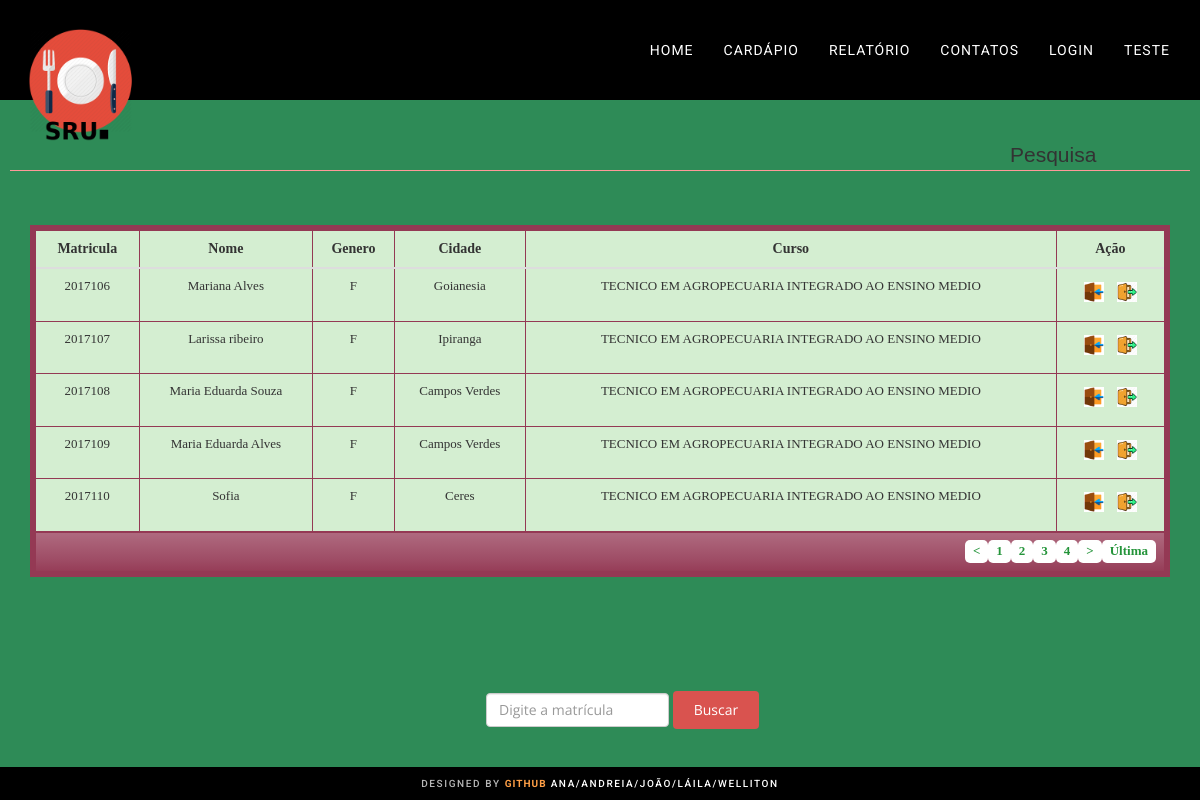
The app's page /index.php/homeController/resultado/5 with its own data.
### tables this page shows
CREATE TABLE IF NOT EXISTS `Usuario` (
  `idUsuario` INT NOT NULL AUTO_INCREMENT,
  `matricula` VARCHAR(45) NOT NULL,
  `nome` VARCHAR(60) NOT NULL,
  `genero` CHAR NULL,
  `cidadeOrigem` VARCHAR(45) NULL,
  `curso` VARCHAR(100) NULL,
  `idPerfil` INT NOT NULL,
  INDEX `fk_Usuarios_Perfil_idx` (`idPerfil` ASC),
  PRIMARY KEY (`idUsuario`),
  CONSTRAINT `fk_Usuarios_Perfil`
    FOREIGN KEY (`idPerfil`)
    REFERENCES `Perfil` (`idPerfil`)
    ON DELETE NO ACTION
    ON UPDATE NO ACTION);

### index.php (called while the page is built, shortened)
<?php
require_once BASEPATH.'core/CodeIgniter.php';

### application/libraries/Template.php (called while the page is built, shortened)
<?php
class Template {
    function show($view, $data = array()) {
        $CI = & get_instance();
        $CI->load->view('template/header', $data);
        $CI->load->view($view, $data);
        $CI->load->view('template/footer', $data);
        $CI->load->view('template/scripts', $data);
    }
}

### application/models/Usuario_model.php (called while the page is built, shortened)
<?php
class Usuario_model extends CI_Model
{
    public function get_limite($limit, $start) {
        $this->db->limit($limit, $start);
        $query = $this->db->get("Usuario");
        return $query->result();
    }
}

### application/views/usuario/resultadoBusca.php (the view, shortened to what this page needs)
<div class="container table-responsive">
    <table class="table  table-hover">
        <tr class="tr">
            <th>Matricula</th>
            <th>Nome</th>
            <th>Genero</th>
            <th>Cidade</th>
            <th>Curso</th>
            <th>Ação</th>
        </tr>
 <?php
        if(isset($listagem)){
        ?>
        <tbody id="tbody">
            <?php foreach ($listagem as $resultado) : ?>
                <tr>
                    <td><?php echo $resultado->matricula; ?></td>
                    <td><?php echo $resultado->nome; ?></td>
                    <td><?php echo $resultado->genero; ?></td>
                    <td><?php echo $resultado->cidadeOrigem; ?></td>
                    <td><?php echo $resultado->curso; ?></td>
                    <td>
                        <a href="<?php echo base_url(); ?>index.php/movimento_controller/entrada/<?=$resultado->idUsuario?>">
                            <input type="image" src="<?php echo base_url(); ?>assets/images/entrada.png" class="iconTable">
                        </a>
                        <a href="<?php echo base_url(); ?>index.php/movimento_controller/saida/<?=$resultado->idUsuario?>">
                            <input type="image" src="<?php echo base_url(); ?>assets/images/saida.png" class="iconTable">
                        </a>
                    </td>
                <?php endforeach; ?>
                </tr>
        <tfoot>
            <tr>
                <td colspan="10">
                    <div class="links">
                    <?= $this->pagination->create_links();?>
                        </div>
                </td>
            </tr>
        </tfoot>
        </tbody>
        <?php
        }
        ?>
    </table>
    <?php
        include("BuscarUsuario.php");
    ?>
</div>

### application/controllers/HomeController.php (shortened to what this page needs)
<?php
class HomeController extends CI_Controller
{
    public function resultado()
    {
        if (!empty($_POST['busca'])) {
            if ($_POST['busca'] != "") {
                $data['listagem'] = $this->usuario_model->getMatricula($_POST['busca']);
            }
        } else {
            $config['per_page'] = 5;
            $config['cur_tag_open'] = '<a>';
            $config['cur_tag_close'] = '</a>';
            $page = ($this->uri->segment(3)) ? $this->uri->segment(3) : 0;
            $data['listagem'] = $this->usuario_model->get_limite($config["per_page"], $page);
        }
        $data['titulo'] = "Pesquisa";
        $this->template->show('usuario/resultadoBusca', $data);
    }
}

### application/views/template/header.php (shortened to what this page needs)
<!DOCTYPE html>
<html lang="pt-br">
    <head>
        <link href="<?= base_url('assets/css/bootstrap.min.css') ?>" rel="stylesheet">
        <link rel="stylesheet" href="<?= base_url('assets/css/font-awesome.min.css') ?>">
        <link href="<?= base_url('assets/css/owl.carousel.css') ?>" rel="stylesheet">
        <link href="<?= base_url('assets/css/owl.theme.default.min.css') ?>"  rel="stylesheet">
        <link href="<?= base_url('assets/css/style.css') ?>" rel="stylesheet">
        <link href="<?= base_url('assets/css/estilo.css') ?>" rel="stylesheet">
        <link href="<?= base_url('assets/css/bootstrap-datepicker.css') ?>" rel="stylesheet">
        <link href="<?= base_url('assets/css/bootstrap-datepicker.css') ?>" rel="stylesheet">
    </head>
    <body id="page-top">
        <header>
            <nav class="navbar navbar-default navbar-fixed-top">
                <div class="container">
                    <div class="navbar-header ">
                        <a class="navbar-brand page-scroll" href="<?= base_url() ?>"><img src="<?= base_url() ?>assets/images/logoo.png" class="logo-sru" alt="SRU theme logo"></a>
                    </div>
                    <div class="collapse navbar-collapse" id="bs-example-navbar-collapse-1">
                        <ul class="nav navbar-nav navbar-right">
                            <li>
                                <a class="page-scroll" href="<?= base_url() ?>">Home</a>
                            </li>
                            <li>
                                <a class="dropdown-toggle" data-toggle="dropdown" aria-haspopup="true" aria-expanded="false">Cardápio</a>
                            </li>
                            <li>
                                <a class="page-scroll" href="#">Relatório</a>
                            </li>
                            <li>
                                <a class="page-scroll" href="#">Contatos</a>
                            </li>
                            <li>
                                <a class="dropdown-toggle" data-toggle="dropdown" aria-haspopup="true" aria-expanded="false">Login</a>
                            </li>
                            <li>
                                <a class="dropdown-toggle" data-toggle="dropdown" aria-haspopup="true" aria-expanded="false">Teste</a>
                            </li>
                        </ul>
                    </div>
                </div>
            </nav>
        </header>
        <fieldset>
            <legend><?php echo $titulo ?>            </legend>

### application/views/usuario/BuscarUsuario.php (shortened to what this page needs)
?><!DOCTYPE html>
<div class="form-row homeBusca">
    <div class="form-group form-inline">
        <form action="<?= base_url('index.php/homeController/resultado/') ?>" method="post">
            <input id="busca" name="busca" placeholder="Digite a matrícula" class="form-control" type="text">
            <button type="submit" class="btn btn-danger">Buscar</button>
        </form>
    </div>
</div>

### application/views/template/footer.php
</fieldset>
<footer class="navbar-fixed-bottom ">
    <div class="container text-center">
        <p>Designed by <a href="https://github.com/prof-lucas-faria/projeto-sru"><span>GitHUb</span> Ana/Andreia/João/Láila/Welliton</a></p>
    </div>
</footer>

### application/views/template/scripts.php (shortened to what this page needs)
</body>
</html>

### assets/css/style.css (style rules this page uses)
body { padding-top: 140px; padding-left: 10px; padding-right: 10px; padding-bottom: 00px; background-color: #009966; font-family: "Open Sans", Sans-serif; }
p { font-family: 'Roboto', sans-serif; font-size: 15px; font-weight: 300; line-height: 23px; letter-spacing: 0.2px; color: #797979; }
a, a:hover, a:focus, a:active, a.active { outline: 0; }
.navbar-default { background-color: #222; border-color: transparent }
.navbar-default .navbar-brand { color: #fff; font-family: "Montserrat",sans-serif; padding: 0px; }
.navbar-default .navbar-collapse { border-color: rgba(255,255,255,.02) }
.navbar-default .nav li a { font-family: "Roboto",sans-serif; text-transform: uppercase; font-weight: 400; letter-spacing: 1px; color:#fff }
@media (min-width:768px) { .navbar-default { background-color: #000; padding: 25px 0; -webkit-transition:padding .3s; -moz-transition:padding .3s; transition:padding .3s; border:0 } }
@media (min-width:768px) { .navbar-default .navbar-brand { font-size: 2em; -webkit-transition:all .3s; -moz-transition:all .3s; transition:all .3s } }
header { background-image: url(../images/demo/bg-main.jpg); background-repeat: none; background-attachment: scroll; background-position: center center; -webkit-background-size: cover; -moz-background-size: cover; background-size: cover; -o-background-size: cover; text-align: center; color: #fff; }
footer { padding: 5px; background-color: #000; position: fixed; }
footer p { color: #B7B7B7; margin: 0; font-size: 10px; text-transform: uppercase; font-weight: 500; letter-spacing: 1.6px; }
footer p a { color: #fff; }
footer p a span { color: #FF9F46; font-size: 10px; letter-spacing: 1px; font-weight: 700; }
.btn { display: inline-block; padding: 8px 20px; margin-bottom: 0; font-size: 14px; font-weight: 400; line-height: 1.42857143; text-align: center; white-space: nowrap; vertical-align: middle; -ms-touch-action: manipulation; touch-action: manipulation; cursor: pointer; -webkit-user-select: none; -moz-user-select: none; -ms-user-select: none; user-select: none; background-image: none; border: 1px solid transparent; border-radius: 4px; }
legend { border-color: #ff9999; font-family: "vanilla",sans-serif; }

### assets/css/estilo.css (style rules this page uses)
body { background-color:#2E8B57; }
table { font-family: Georgia, serif; border: 6px solid #943954; background-color: #D4EED1; width: 100%; text-align: center; margin-top: 3%; }
table td, th { border: 1px solid #943954; padding: 3px 2px; text-align: center; }
table tbody td { font-size: 13px; }
table tfoot { font-size: 13px; font-weight: bold; color: #F0F0F0; background: #943954; background: -moz-linear-gradient(top, #af6a7f 0%, #9e4c65 66%, #943954 100%); background: -webkit-linear-gradient(top, #af6a7f 0%, #9e4c65 66%, #943954 100%); background: linear-gradient(to bottom, #af6a7f 0%, #9e4c65 66%, #943954 100%); border-top: 1px solid #24943A; }
table tfoot .links { text-align: right; }
table tfoot .links a { display: inline-block; background: #FFFFFF; color: #24943A; padding: 2px 8px; border-radius: 5px; }
.logo-sru { width: 120px; height: 120px; margin-bottom: 10px }
legend { padding-left: 1000px; }
.iconTable { width: 30px; height: 30px; padding: 5px }
.homeBusca { margin-top: 10%; margin-left: 40%; }

### records on screen
usuario: matricula "2017106", nome "Mariana Alves", genero "F", cidadeOrigem "Goianesia", curso "TECNICO EM AGROPECUARIA INTEGRADO AO ENSINO MEDIO"
usuario: matricula "2017107", nome "Larissa ribeiro", genero "F", cidadeOrigem "Ipiranga", curso "TECNICO EM AGROPECUARIA INTEGRADO AO ENSINO MEDIO"
usuario: matricula "2017108", nome "Maria Eduarda Souza", genero "F", cidadeOrigem "Campos Verdes", curso "TECNICO EM AGROPECUARIA INTEGRADO AO ENSINO MEDIO"
usuario: matricula "2017109", nome "Maria Eduarda Alves", genero "F", cidadeOrigem "Campos Verdes", curso "TECNICO EM AGROPECUARIA INTEGRADO AO ENSINO MEDIO"
usuario: matricula "2017110", nome "Sofia", genero "F", cidadeOrigem "Ceres", curso "TECNICO EM AGROPECUARIA INTEGRADO AO ENSINO MEDIO"

### other values on screen
$titulo "Pesquisa"
$this->pagination->create_links() "< 1 2 3 4 > Última"
